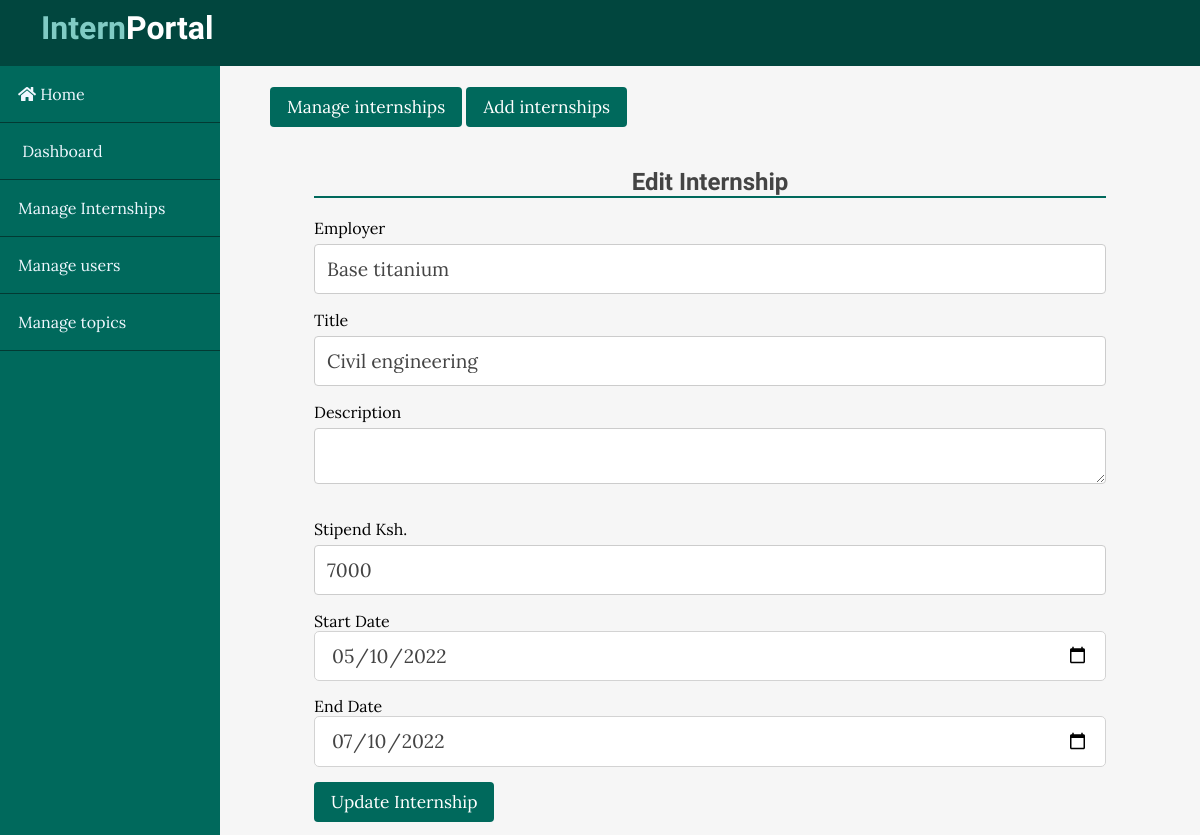
Page /admin/posts/edit.php?id=22 on the committed database.
### tables this page shows
CREATE TABLE `posts` (
  `id` int(11) NOT NULL,
  `employer` varchar(100) NOT NULL,
  `title` varchar(100) NOT NULL,
  `description` varchar(250) NOT NULL,
  `stipend` int(50) NOT NULL,
  `start_date` date NOT NULL,
  `end_date` date NOT NULL
);

### app/database/db.php (called while the page is built, shortened)
<?php
require('connect.php');
function executeQuery($sql, $data){
    global $conn;
    $stmt = $conn->prepare($sql);
    $values = array_values($data);
    $types = str_repeat('s', count($values));
    $stmt->bind_param($types, ...$values);
    $stmt ->execute();
    return $stmt;
}
function selectOne($table, $conditions){
    $sql = "select * from $table";
    $i = 0;
    foreach($conditions as $key => $value){
        if($i === 0){
            $sql = $sql . " where $key=?";
        }else{
            $sql = $sql . " and $key=?";
        }
        $i++;
    }
    $sql = $sql . " limit 1";
    $stmt = executeQuery($sql, $conditions);
    $records = $stmt->get_result()->fetch_assoc();
    return $records;
}

### app/controllers/posts.php (called while the page is built, shortened)
<?php
include(ROOT_PATH . "/app/database/db.php");
$table = 'posts';
if(isset($_GET['id'])){
   $post = selectOne($table, ['id' => $_GET['id']]);
   $employer = $post['employer'];
   $title = $post['title'];
   $description = $post['description'];
   $stipend = $post['stipend'];
   $start_date = $post['start_date'];
   $end_date = $post['end_date'];
}

### admin/posts/edit.php (the view, shortened to what this page needs)
<?php  include(ROOT_PATH . "/app/controllers/posts.php"); ?>
<!DOCTYPE html>
<html lang="en">
<head>
    <link rel="stylesheet" href="https://pro.fontawesome.com/releases/v5.10.0/css/all.css"/>
    <link rel="stylesheet" href="../../assets/css/style.css">
    <link rel="stylesheet" href="../../assets/css/admin.css">
</head>
<body>
      <?php include(ROOT_PATH . "/app/includes/adminHeader.php"); ?>
    <div class="admin-wrapper">
         <?php include(ROOT_PATH . "/app/includes/adminSideBar.php"); ?>
          <div class="admin-content">
              <div class="button-group">
                 <a href="index.php" class="btn btn-big">Manage internships</a>
                 <a href="create.php"class="btn btn-big">Add internships</a>
              </div>
              <div class="content block">
                <form action="edit.php" method="post">
                    <h2 class="add-intern">Edit Internship</h2>
                    <div>
                        <label for="">Employer</label>
                        <input type="text" name="employer" value="<?php echo $employer; ?>" class="text-input lg">
                    </div>
                    <div>
                        <label for="">Title</label>
                        <input type="text" name="title" value="<?php echo $title; ?>" class="text-input lg">
                    </div>
                    <div>
                        <label for="">Description</label>
                        <textarea name="description" value="<?php echo $description; ?>" id="description"></textarea>
                    </div>
                    <div>
                        <label for="">Stipend Ksh.</label>
                        <input type="text" name="stipend" value="<?php echo $stipend; ?>" class="text-input lg">
                    </div>
                    <div>
                        <label for="">Start Date</label>
                        <input type="date" name="start_date" value="<?php echo $start_date; ?>" class="text-input lg">
                    </div>
                    <div>
                        <label for="">End Date</label>
                        <input type="date" name="end_date" value="<?php echo $end_date; ?>" class="text-input lg">
                    </div>
                    <div>
                        <button class="btn btn-big" name="update-intern">Update Internship</button>
                    </div>
                </form>
              </div>
          </div>
    </div>
</body>
</html>

### assets/css/style.css (style rules this page uses)
* { box-sizing: border-box; }
html,body { height: 100%; padding: 0; margin: 0; background: #f6f6f6; font-family: 'lora' , serif; }
h1, h2, h3, h4, h5, h6 { font-family: 'candal' ,serif; color: #444; }
a { text-decoration: none; color: inherit; }
.btn { padding: .5rem 1rem; background: #00695C; color: white; border: 1px solid transparent; border-radius: .25rem; font-size: 1.08em; font-family: 'lora' , serif; }
.text-input { padding: .7rem 1rem; display: block; width: 100%; border-radius: 5px; border: 1px solid lightgrey; outline: none; color: #444; line-height: 1.5rem; font-size: 1.2em; font-family: 'Lora', serif; }
.content { width: 90%; margin: 30px auto 30px; }
input[type=text], select, textarea { width: 100%; padding: 12px; border: 1px solid #ccc; border-radius: 4px; box-sizing: border-box; margin-top: 6px; margin-bottom: 16px; resize: vertical }

### assets/css/admin.css (style rules this page uses)
.admin-wrapper { height: calc(100% - 66px); display: flex; }
.admin-wrapper .admin-content { flex: 8; height: 100%; padding: 30px 50px 50px; }
.content { height: 100%; display: flex; border-top-left-radius: 5px; border-top-right-radius: 5px; background: white; overflow-y: scroll; }
.text-input.lg { width: 100%; }
.content.block { display: block; background: none; overflow-y:auto; }
.add-intern { text-align: center; border-bottom: 2px solid #00695C; }
form div { margin-bottom: 15px; }

### rows in the picture
posts: employer "Base titanium", title "Civil engineering", stipend "7000", start_date "05/10/2022", end_date "07/10/2022"
